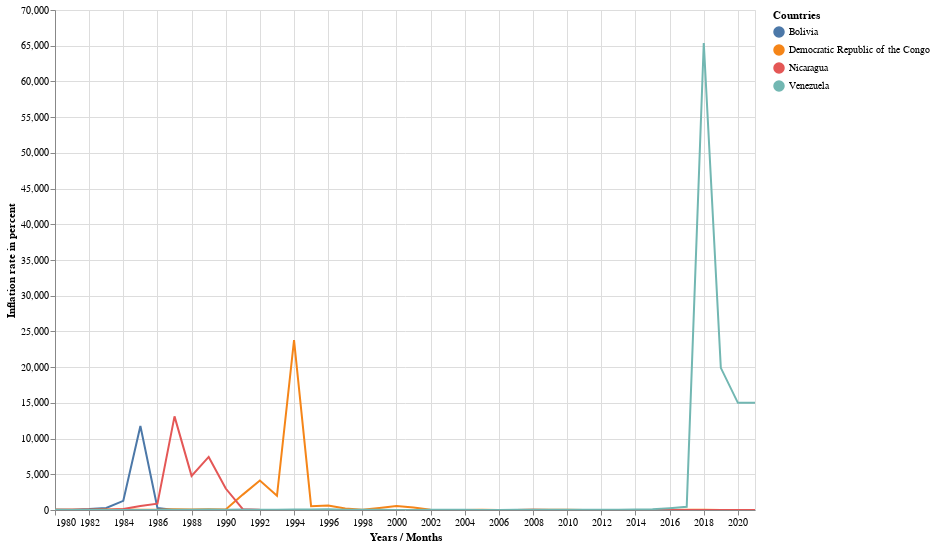

Here is the notebook cell this chart was saved with:
### Code cell
#hide
ecb.plot_time_series_with_vertical_selector(df_hyperinflation, 
                                            'Years / Months', 
                                            'Inflation rate in percent', 
                                            'Countries',
                                            700,
                                            500)

### Figure 1 — Vega-Lite specification as saved in the notebook (floating-point values rounded to 4 significant figures; data arrays with more than 128 entries replaced by an {"elided": "..."} marker saying what was removed)
{"config": {"view": {"continuousWidth": 400, "continuousHeight": 300}}, "layer": [{"mark": "line", "encoding": {"color": {"type": "nominal", "field": "Countries"}, "x": {"type": "temporal", "field": "Years / Months"}, "y": {"type": "quantitative", "field": "Inflation rate in percent"}}, "selection": {"selector018": {"type": "interval", "bind": "scales", "encodings": ["x", "y"]}}}, {"mark": "point", "encoding": {"opacity": {"value": 0}, "x": {"type": "temporal", "field": "Years / Months"}}, "selection": {"selector017": {"type": "single", "nearest": true, "on": "mouseover", "fields": ["Years / Months"], "empty": "none"}}}, {"mark": "point", "encoding": {"color": {"type": "nominal", "field": "Countries"}, "opacity": {"condition": {"value": 1, "selection": "selector017"}, "value": 0}, "x": {"type": "temporal", "field": "Years / Months"}, "y": {"type": "quantitative", "field": "Inflation rate in percent"}}}, {"mark": {"type": "rule", "color": "gray"}, "encoding": {"x": {"type": "temporal", "field": "Years / Months"}}, "transform": [{"filter": {"selection": "selector017"}}]}, {"mark": {"type": "text", "align": "left", "dx": 5, "dy": -5}, "encoding": {"color": {"type": "nominal", "field": "Countries"}, "text": {"condition": {"type": "quantitative", "field": "Inflation rate in percent", "selection": "selector017"}, "value": " "}, "x": {"type": "temporal", "field": "Years / Months"}, "y": {"type": "quantitative", "field": "Inflation rate in percent"}}}], "data": {"name": "data-58cfc5d7036bf364f98b8d8dfe8421b0"}, "height": 500, "width": 700, "$schema": "https://vega.github.io/schema/vega-lite/v4.8.1.json", "datasets": {"data-58cfc5d7036bf364f98b8d8dfe8421b0": {"elided": "168 records"}}}
